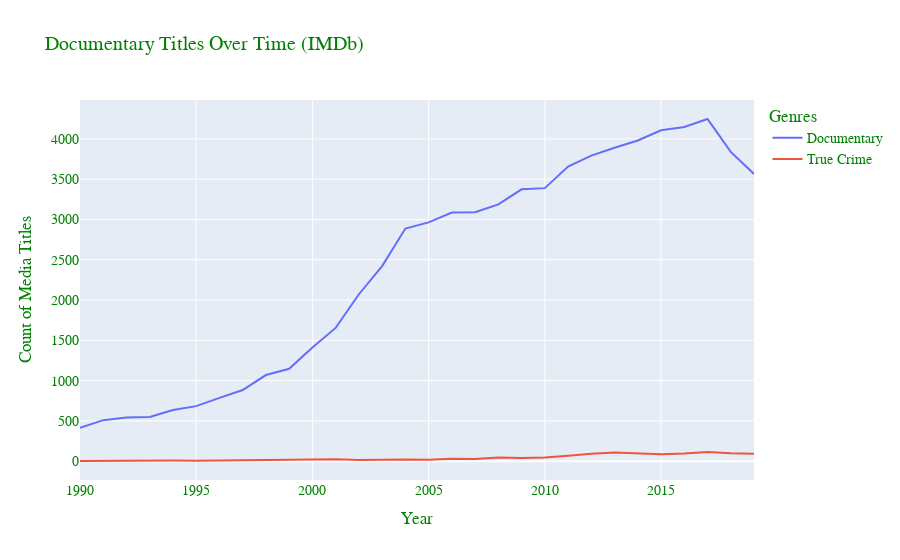

Write notebook code for a chart like this one.
### Code cell
def genre_chart(genre):
    '''
    Creates a plotly bar chart for the given genre
    Accepts as it's first argument:
    'Documentary' 'Short' 'Animation' 'Sport' 'Action' 'Comedy' 'Romance'
    'Music' 'Drama' 'Western' 'News' 'History' 'Crime' 'Sci-Fi' 'Family'
    'Fantasy' 'Horror' 'Biography' 'War' 'Adventure' 'Mystery' 'Musical'
    'Adult' 'Thriller' 'Film-Noir' 'Talk-Show' 'Game-Show' 'Reality-TV'
    
    For years between 1990 and 2020
    '''
    fig = go.Figure()
    
    #fig = px.line(x=list(genres_by_year[genre].keys()), y=list(genres_by_year[genre].values()))
    
    fig.add_trace(go.Scatter(x=list(genres_by_year[genre].keys()), y=list(genres_by_year[genre].values()),
                    mode='lines', name=f'{genre}'));
    
    fig.add_trace(go.Scatter(x=list(genres_by_year['True Crime'].keys()), y=list(genres_by_year['True Crime'].values()),
                    mode='lines', name='True Crime'));
    
    fig.update_layout(
        title=f"{genre} Titles Over Time (IMDb)",
        xaxis_title="Year",
        yaxis_title="Count of Media Titles",
        legend_title="Genres",
        font=dict(
            family="Times New Roman",
            size=14,
            color="Green"
        )
    );
    return fig.show()

genre_chart('Documentary')

### Figure 1 — Plotly figure (JSON) as saved in the notebook; plotly's stock layout.template omitted (floating-point values rounded to 4 significant figures)
{"data": [{"mode": "lines", "name": "Documentary", "type": "scatter", "x": [1990, 1991, 1992, 1993, 1994, 1995, 1996, 1997, 1998, 1999, 2000, 2001, 2002, 2003, 2004, 2005, 2006, 2007, 2008, 2009, 2010, 2011, 2012, 2013, 2014, 2015, 2016, 2017, 2018, 2019], "y": [414, 509, 541, 548, 634, 683, 786, 883, 1069, 1146, 1412, 1654, 2072, 2421, 2887, 2964, 3087, 3091, 3187, 3374, 3389, 3656, 3792, 3891, 3980, 4107, 4147, 4247, 3838, 3565]}, {"mode": "lines", "name": "True Crime", "type": "scatter", "x": [1990, 1991, 1992, 1993, 1994, 1995, 1996, 1997, 1998, 1999, 2000, 2001, 2002, 2003, 2004, 2005, 2006, 2007, 2008, 2009, 2010, 2011, 2012, 2013, 2014, 2015, 2016, 2017, 2018, 2019], "y": [2, 5, 11, 6, 8, 6, 9, 6, 12, 13, 21, 23, 15, 22, 20, 16, 31, 26, 45, 40, 45, 68, 93, 106, 95, 87, 94, 114, 98, 92]}], "layout": {"font": {"color": "Green", "family": "Times New Roman", "size": 14}, "legend": {"title": {"text": "Genres"}}, "title": {"text": "Documentary Titles Over Time (IMDb)"}, "xaxis": {"title": {"text": "Year"}}, "yaxis": {"title": {"text": "Count of Media Titles"}}}}
